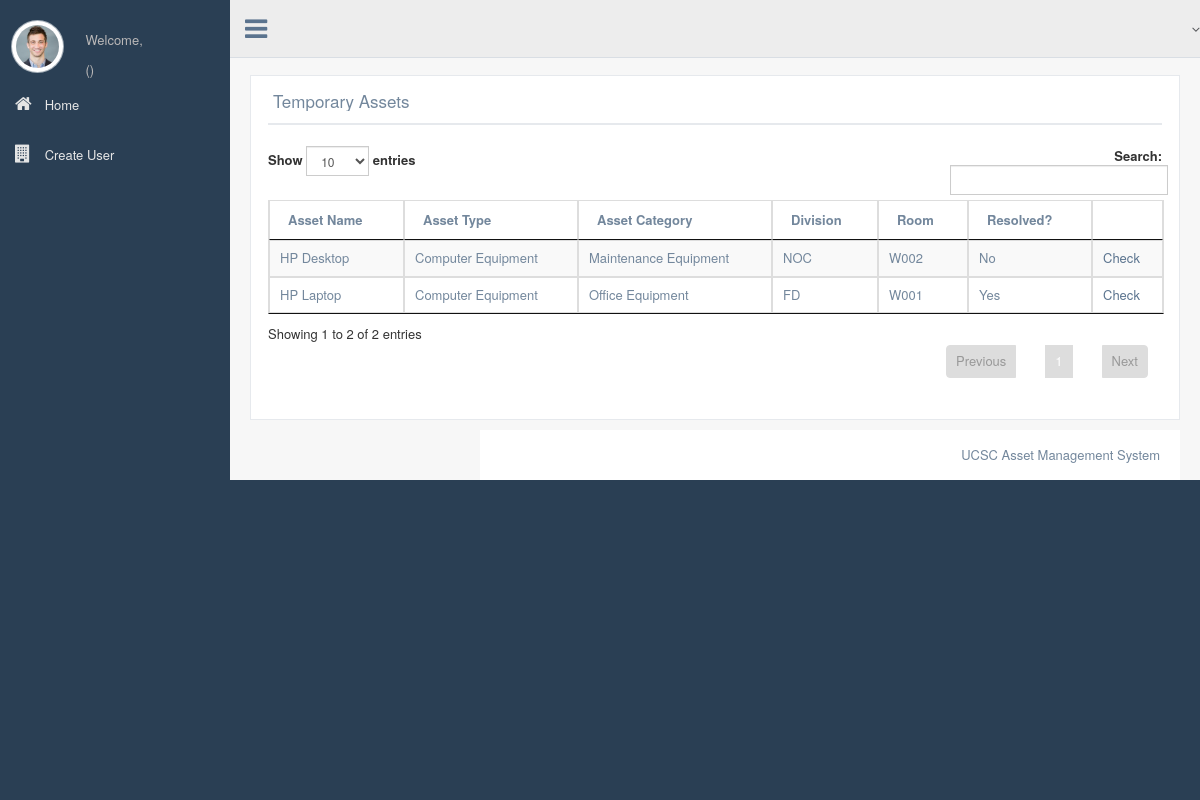
The page /temp_asset.php on the database its author committed.
### tables this page shows
CREATE TABLE `temp_asset` (
  `Temp_asset_id` int(11) NOT NULL,
  `Asset_Name` varchar(60) NOT NULL,
  `Asset_Description` text NOT NULL,
  `Asset_type` int(11) NOT NULL,
  `Asset_Category` int(11) NOT NULL,
  `Division` varchar(60) NOT NULL,
  `Room` varchar(60) NOT NULL,
  `Asset_Resolved` tinyint(1) NOT NULL DEFAULT '0',
  `Related_asset` int(11) DEFAULT NULL,
  `Barcode` int(11) NOT NULL
);

CREATE TABLE `asset_type` (
  `asset_type_id` int(11) NOT NULL,
  `asset_type` varchar(60) NOT NULL,
  `type_description` text NOT NULL
);

CREATE TABLE `asset_category` (
  `asset_category_id` int(11) NOT NULL,
  `asset_category` varchar(60) NOT NULL,
  `category_description` text NOT NULL,
  `type_id` int(11) DEFAULT NULL
);

### server_access.php (called while the page is built, shortened)
<?php
class dbConnect
{
    private static $instance = NULL;
    private function __construct(){
        $this->dbh=new mysqli(DB_HOST, DB_USER, DB_PASSWORD, DB_DATABASE);
        return $this->dbh;
    }
    public static function connect(){
        if (self::$instance == NULL){
            self::$instance = new dbConnect();
        }
        return self::$instance;
    }
}

### function.php (called while the page is built, shortened)
<?php
include "server_access.php";
class FAssetClerk{
    private $db = NULL;
    function __construct(){
        $this->db = dbConnect::connect();
    }
    function retrieve_temp_assets(){
        return $this->db->dbh->query("SELECT * FROM temp_asset INNER JOIN asset_category ON asset_category.asset_category_id=temp_asset.Asset_Category INNER JOIN asset_type ON asset_type.asset_type_id=temp_asset.Asset_type");
    }
}

### temp_asset.php (the view, shortened to what this page needs)
<?php
require_once("function.php");
$log = new FAssetClerk();
$user_details = $_SESSION['user_details']; $level = $log->retrieve_user_level_name($user_details['user_level']);
$first_name = $user_details['first_name'];
?>
<!DOCTYPE html>
<html lang="en">
<head>
    <link href="css/bootstrap.min.css" rel="stylesheet">
    <link href="fonts/css/font-awesome.min.css" rel="stylesheet">
    <link href="css/animate.min.css" rel="stylesheet">
    <link href="css/custom.css" rel="stylesheet">
    <link href="css/icheck/flat/green.css" rel="stylesheet">
    <link href="css/datatables/jquery.dataTables.min.css" rel="stylesheet" type="text/css" />
  <link href="css/datatables/buttons.bootstrap.min.css" rel="stylesheet" type="text/css" />
  <link href="css/datatables/fixedHeader.bootstrap.min.css" rel="stylesheet" type="text/css" />
  <link href="css/datatables/responsive.bootstrap.min.css" rel="stylesheet" type="text/css" />
  <link href="css/datatables/scroller.bootstrap.min.css" rel="stylesheet" type="text/css" />
</head>
<body class="nav-md">
<div class="container body">
<div class="main_container">
<div class="col-md-3 left_col">
    <div class="left_col scroll-view">
        <div class="profile">
            <div class="profile_pic">
                <img src="images/img.jpg" alt="..." class="img-circle profile_img">
            </div>
            <div class="profile_info">
                <span>Welcome,</span>
                <h2><?php echo $first_name;?></h2>               <span>(<?php echo $level;?>)</span>
            </div>
        </div>
        <br />
        <div id="sidebar-menu" class="main_menu_side hidden-print main_menu">
            <div class="menu_section">
                <ul class="nav side-menu">
                    <li><a href="diviassetclerck.php"><i class="fa fa-home"></i> Home </span></a></li>
                    <li><a href="createuser.php"><i class="fa fa-building"></i> Create User</span></a></li>
                </ul>
            </div>
        </div>
    </div>
</div>
<div class="top_nav">
    <div class="nav_menu">
        <nav class="" role="navigation">
            <div class="nav toggle">
                <a id="menu_toggle"><i class="fa fa-bars"></i></a>
            </div>
            <ul class="nav navbar-nav navbar-right">
                <li class="">
                    <a href="javascript:;" class="user-profile dropdown-toggle" data-toggle="dropdown" aria-expanded="false">
                        <span class=" fa fa-angle-down"></span>
                    </a>
                </li>
            </ul>
        </nav>
    </div>
</div>
<div class="right_col" role="main">
    <div class="">
        <div class="page-title">
        </div>
        <div class="row">
            <div class="col-md-12 col-sm-12 col-xs-12">
                <div class="x_panel">
                    <div class="x_title">
                        <h2>Temporary Assets</h2>
                        <div class="clearfix"></div>
                    </div>
                    <div class="x_content">
                    </div>
                        <table id="datatable" class="table table-striped table-bordered">
                            <thead>
                            <tr>
                                <th>Asset Name</th>
                                <th>Asset Type</th>
                                <th>Asset Category</th>
                                <th>Division</th>
                                <th>Room</th>
                                <th>Resolved?</th>
                                <th> </th>
                            </tr>
                            </thead>
                            <tbody>
                                <?php
                                    $log = new FAssetClerk();
                                    $data = $log->retrieve_temp_assets();
                                    while ($row = $data->fetch_assoc()){
                                        echo "<tr><td>".$row['Asset_Name']."</td>"
                                                . "<td>".$row['asset_type']."</td>"
                                                . "<td>".$row['asset_category']."</td>"
                                                . "<td>".$row['Division']."</td>"
                                                . "<td>".$row['Room']."</td>"
                                                . "";
                                        if ($row['Asset_Resolved'] == '1'){
                                            echo "<td>Yes</td>";
                                        }
                                        else{
                                            echo "<td>No</td>";
                                        }
                                        echo "<td><a href='temp_details.php?id=".$row['Temp_asset_id']."'>Check</a></td></tr>";
                                    }
                                ?>
                            </tbody>
                    </table>
                </div>
            </div>
        </div>
        <div id="custom_notifications" class="custom-notifications dsp_none">
            <div class="clearfix"></div>
        </div>
        <footer>
            <div class="pull-right">
                UCSC Asset Management System
            </div>
            <div class="clearfix"></div>
        </footer>
</body>
</html>

### rows shown on the page
temp_asset: Asset_Name "HP Desktop", asset_type.asset_type "Computer Equipment", asset_category.asset_category "Maintenance Equipment", Division "NOC", Room "W002", Asset_Resolved "No"
temp_asset: Asset_Name "HP Laptop", asset_type.asset_type "Computer Equipment", asset_category.asset_category "Office Equipment", Division "FD", Room "W001", Asset_Resolved "Yes"
